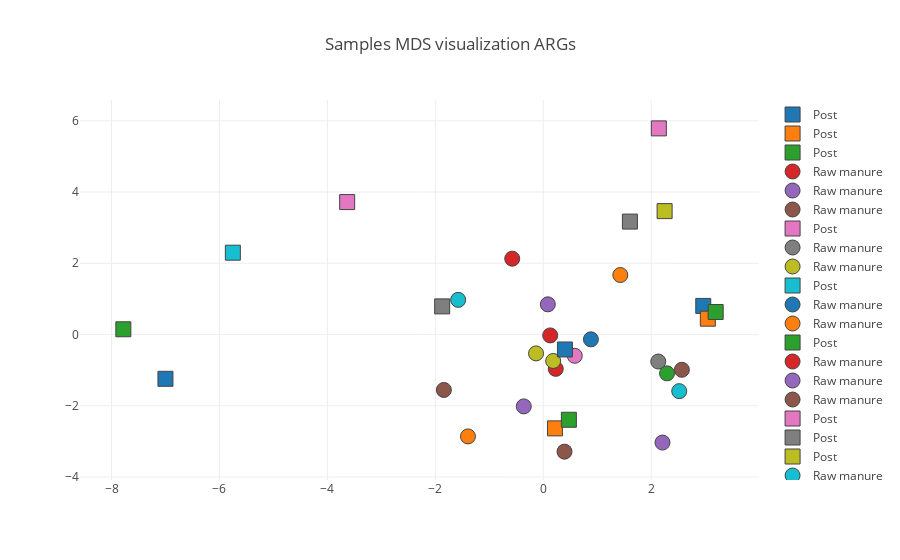

This figure's notebook cell:
### Code cell
# visualize
layout2 = dict(
    title="Samples MDS visualization ARGs",
    xaxis=dict(zeroline=False),
    yaxis=dict(zeroline=False),
)

fig2 = dict(data=trace2, layout=layout2)
iplot(fig2, filename='basic-scatter-2')

### Figure 1 — Plotly figure (JSON) as saved in the notebook; plotly's stock layout.template omitted (floating-point values rounded to 4 significant figures)
{"data": [{"marker": {"line": {"width": 1}, "size": 15, "symbol": 1}, "mode": "markers", "name": "Post", "type": "scatter", "uid": "0c2baeb4-967d-11e8-b5bc-14109fe1632b", "x": [2.964], "y": [0.8028]}, {"marker": {"line": {"width": 1}, "size": 15, "symbol": 1}, "mode": "markers", "name": "Post", "type": "scatter", "uid": "0c2bb2a4-967d-11e8-af2d-14109fe1632b", "x": [3.049], "y": [0.444]}, {"marker": {"line": {"width": 1}, "size": 15, "symbol": 1}, "mode": "markers", "name": "Post", "type": "scatter", "uid": "0c2bb628-967d-11e8-bb0e-14109fe1632b", "x": [3.194], "y": [0.6319]}, {"marker": {"line": {"width": 1}, "size": 15, "symbol": 0}, "mode": "markers", "name": "Raw manure", "type": "scatter", "uid": "0c2bb948-967d-11e8-aa74-14109fe1632b", "x": [-0.5755], "y": [2.129]}, {"marker": {"line": {"width": 1}, "size": 15, "symbol": 0}, "mode": "markers", "name": "Raw manure", "type": "scatter", "uid": "0c2bbc5e-967d-11e8-9758-14109fe1632b", "x": [2.209], "y": [-3.034]}, {"marker": {"line": {"width": 1}, "size": 15, "symbol": 0}, "mode": "markers", "name": "Raw manure", "type": "scatter", "uid": "0c2bbf74-967d-11e8-9ab4-14109fe1632b", "x": [2.568], "y": [-0.99]}, {"marker": {"line": {"width": 1}, "size": 15, "symbol": 1}, "mode": "markers", "name": "Post", "type": "scatter", "uid": "0c2bc280-967d-11e8-878d-14109fe1632b", "x": [2.141], "y": [5.787]}, {"marker": {"line": {"width": 1}, "size": 15, "symbol": 0}, "mode": "markers", "name": "Raw manure", "type": "scatter", "uid": "0c2bc58c-967d-11e8-b29d-14109fe1632b", "x": [2.131], "y": [-0.7585]}, {"marker": {"line": {"width": 1}, "size": 15, "symbol": 0}, "mode": "markers", "name": "Raw manure", "type": "scatter", "uid": "0c2bc8a2-967d-11e8-a3a9-14109fe1632b", "x": [-0.1342], "y": [-0.53]}, {"marker": {"line": {"width": 1}, "size": 15, "symbol": 1}, "mode": "markers", "name": "Post", "type": "scatter", "uid": "0c2bcbae-967d-11e8-9b03-14109fe1632b", "x": [-5.752], "y": [2.297]}, {"marker": {"line": {"width": 1}, "size": 15, "symbol": 0}, "mode": "markers", "name": "Raw manure", "type": "scatter", "uid": "0c2bceba-967d-11e8-ba1b-14109fe1632b", "x": [0.8826], "y": [-0.1358]}, {"marker": {"line": {"width": 1}, "size": 15, "symbol": 0}, "mode": "markers", "name": "Raw manure", "type": "scatter", "uid": "0c2bd1c6-967d-11e8-8fc0-14109fe1632b", "x": [1.427], "y": [1.67]}, {"marker": {"line": {"width": 1}, "size": 15, "symbol": 1}, "mode": "markers", "name": "Post", "type": "scatter", "uid": "0c2bd4dc-967d-11e8-8111-14109fe1632b", "x": [-7.782], "y": [0.1471]}, {"marker": {"line": {"width": 1}, "size": 15, "symbol": 0}, "mode": "markers", "name": "Raw manure", "type": "scatter", "uid": "0c2bd7e8-967d-11e8-9a82-14109fe1632b", "x": [0.1281], "y": [-0.02485]}, {"marker": {"line": {"width": 1}, "size": 15, "symbol": 0}, "mode": "markers", "name": "Raw manure", "type": "scatter", "uid": "0c2bdaf4-967d-11e8-aeb5-14109fe1632b", "x": [-0.3612], "y": [-2.018]}, {"marker": {"line": {"width": 1}, "size": 15, "symbol": 0}, "mode": "markers", "name": "Raw manure", "type": "scatter", "uid": "0c2bde00-967d-11e8-8700-14109fe1632b", "x": [-1.842], "y": [-1.556]}, {"marker": {"line": {"width": 1}, "size": 15, "symbol": 1}, "mode": "markers", "name": "Post", "type": "scatter", "uid": "0c2be170-967d-11e8-833c-14109fe1632b", "x": [-3.634], "y": [3.718]}, {"marker": {"line": {"width": 1}, "size": 15, "symbol": 1}, "mode": "markers", "name": "Post", "type": "scatter", "uid": "0c2be49a-967d-11e8-b25b-14109fe1632b", "x": [1.605], "y": [3.17]}, {"marker": {"line": {"width": 1}, "size": 15, "symbol": 1}, "mode": "markers", "name": "Post", "type": "scatter", "uid": "0c2be7c6-967d-11e8-9c54-14109fe1632b", "x": [2.248], "y": [3.464]}, {"marker": {"line": {"width": 1}, "size": 15, "symbol": 0}, "mode": "markers", "name": "Raw manure", "type": "scatter", "uid": "0c2beb3e-967d-11e8-967d-14109fe1632b", "x": [2.519], "y": [-1.59]}, {"marker": {"line": {"width": 1}, "size": 15, "symbol": 1}, "mode": "markers", "name": "Post", "type": "scatter", "uid": "0c2bee4a-967d-11e8-b4ae-14109fe1632b", "x": [-7.001], "y": [-1.243]}, {"marker": {"line": {"width": 1}, "size": 15, "symbol": 0}, "mode": "markers", "name": "Raw manure", "type": "scatter", "uid": "0c2bf158-967d-11e8-a421-14109fe1632b", "x": [-1.396], "y": [-2.86]}, {"marker": {"line": {"width": 1}, "size": 15, "symbol": 0}, "mode": "markers", "name": "Raw manure", "type": "scatter", "uid": "0c2bf462-967d-11e8-8b5a-14109fe1632b", "x": [2.293], "y": [-1.091]}, {"marker": {"line": {"width": 1}, "size": 15, "symbol": 0}, "mode": "markers", "name": "Raw manure", "type": "scatter", "uid": "0c2bf76e-967d-11e8-b13d-14109fe1632b", "x": [0.2311], "y": [-0.9637]}, {"marker": {"line": {"width": 1}, "size": 15, "symbol": 0}, "mode": "markers", "name": "Raw manure", "type": "scatter", "uid": "0c2bfa86-967d-11e8-bec1-14109fe1632b", "x": [0.08449], "y": [0.8472]}, {"marker": {"line": {"width": 1}, "size": 15, "symbol": 0}, "mode": "markers", "name": "Raw manure", "type": "scatter", "uid": "0c2bfd90-967d-11e8-8278-14109fe1632b", "x": [0.3931], "y": [-3.288]}, {"marker": {"line": {"width": 1}, "size": 15, "symbol": 0}, "mode": "markers", "name": "Raw manure", "type": "scatter", "uid": "0c2c00a6-967d-11e8-b180-14109fe1632b", "x": [0.5835], "y": [-0.5979]}, {"marker": {"line": {"width": 1}, "size": 15, "symbol": 1}, "mode": "markers", "name": "Post", "type": "scatter", "uid": "0c2c03b4-967d-11e8-8ff7-14109fe1632b", "x": [-1.874], "y": [0.7894]}, {"marker": {"line": {"width": 1}, "size": 15, "symbol": 0}, "mode": "markers", "name": "Raw manure", "type": "scatter", "uid": "0c2c0736-967d-11e8-ba8e-14109fe1632b", "x": [0.1838], "y": [-0.7425]}, {"marker": {"line": {"width": 1}, "size": 15, "symbol": 0}, "mode": "markers", "name": "Raw manure", "type": "scatter", "uid": "0c2c0a62-967d-11e8-9315-14109fe1632b", "x": [-1.577], "y": [0.9731]}, {"marker": {"line": {"width": 1}, "size": 15, "symbol": 1}, "mode": "markers", "name": "Post", "type": "scatter", "uid": "0c2c0d80-967d-11e8-aaf8-14109fe1632b", "x": [0.4011], "y": [-0.4199]}, {"marker": {"line": {"width": 1}, "size": 15, "symbol": 1}, "mode": "markers", "name": "Post", "type": "scatter", "uid": "0c2c10fa-967d-11e8-a8b9-14109fe1632b", "x": [0.2165], "y": [-2.635]}, {"marker": {"line": {"width": 1}, "size": 15, "symbol": 1}, "mode": "markers", "name": "Post", "type": "scatter", "uid": "0c2c1410-967d-11e8-a0ae-14109fe1632b", "x": [0.4746], "y": [-2.394]}], "layout": {"title": "Samples MDS visualization ARGs", "xaxis": {"zeroline": false}, "yaxis": {"zeroline": false}}}
